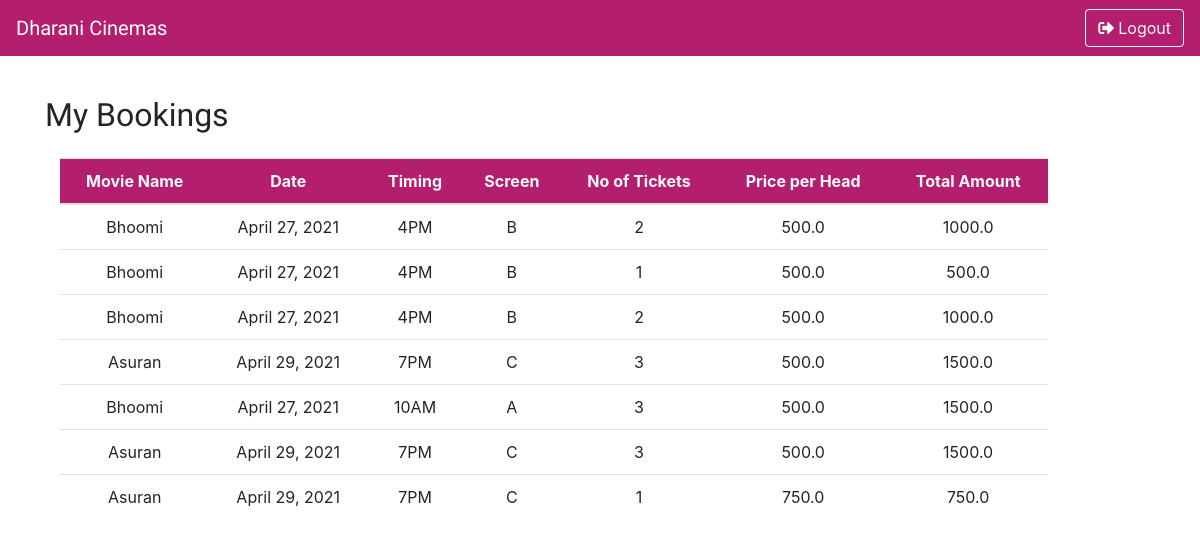
/mybooking/ (signed in), run on an earlier commit of the app's database.
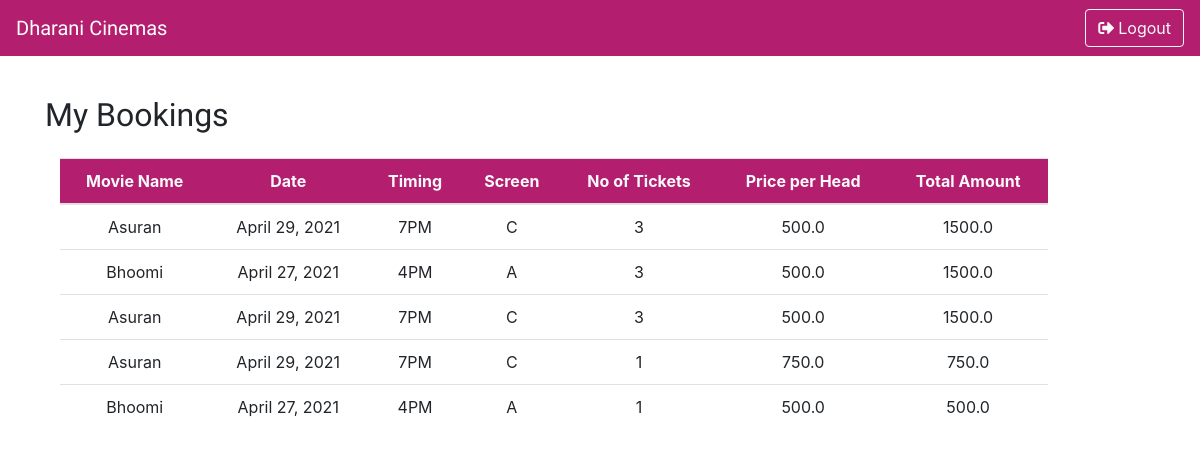
And on a later commit of the database.
### booking/models.py (models this page shows)
class Booking(models.Model):
    show = models.ForeignKey(Show,on_delete=models.CASCADE)
    noOfPerson = models.IntegerField()
    ticket_price = models.FloatField()
    user = models.CharField(max_length=500,default="")
    def __str__(self):
        return str(self.ticket_price)+" , "+str(self.noOfPerson)

### home/models.py (models this page shows, shortened)
class Movie(models.Model):
    movie_name = models.CharField(max_length=50)
    image = models.ImageField(blank= True,upload_to='./movie',default = 'default.jpg')
    ticket_price = models.FloatField()
    description = models.CharField(max_length=500,default="")

class Show(models.Model):
    SCREEN = (('A','A'),('B','B'),('C','C'),('D','D'))
    TIMING = (('10AM','10AM'),('1PM','1PM'),('4PM','4PM'),('7PM','7PM'))
    movie =  models.ForeignKey(Movie,on_delete=models.CASCADE)
    screen = models.CharField(max_length=5,choices=SCREEN)
    timing = models.CharField(max_length=5,choices=TIMING)
    date = models.DateField(auto_now=False, auto_now_add=False)
    class Meta:
        unique_together = ('screen', 'timing','date',)

### home/views.py (the view)
# urls.py: path('mybooking/',views.mybooking,name="bookingHistory"),
def mybooking(request):
    user = request.user
    bookingQuery = Booking.objects.filter(user = user.username)
    booking = []
    for book in bookingQuery:
        temp = {}
        temp['booking'] = book
        temp['movie'] = book.show.movie.movie_name
        temp['perHead'] = book.ticket_price/book.noOfPerson
        booking.append(temp)
    print(booking)
    context = {
        'bookings':booking
    }
    return render(request,'home/booking_history.html',context)

### templates/home/booking_history.html (shortened to what this page needs)
{% load static %}
<html lang="en">
<head>
    <link
      rel="stylesheet"
      id="theme"
      href="{% static '/css/bootstrap.css' %}"
    />
    <link
      rel="stylesheet"
      href="https://pro.fontawesome.com/releases/v5.10.0/css/all.css"
    />
</head>
<body>
    <nav
      id="userNavbar"
      class="navbar navbar-expand-lg fixed-top navbar-dark bg-primary"
    >
      <div class="collapse navbar-collapse" id="navbarTogglerDemo01">
        <a
          class="navbar-brand"
          href="../"
          style="font-family: 'Patua One', cursive"
          >Dharani Cinemas</a
        >
        <div class="form-inline my-2 my-lg-0">
          <button
            onclick="logout()"
            id="logoutButton"
            class="btn btn-outline-light my-2 my-sm-0"
          >
            <i class="fas fa-sign-out-alt pr-1"></i>Logout
          </button>
        </div>
      </div>
    </nav>
    <div class="container" id="medOrderBody">
        <h2 class="mt-5 pt-5"  style="font-family: 'Patua One', cursive;">My Bookings</h2>
        <div class="col-md-11 mt-4">
        <div class="table-responsive r-scroll">
        <table class="table">
          <thead>
            <tr class="my-head text-light" style="background-color:#b31e6f">
              <th style="text-align:center">Movie Name</th>
              <th style="text-align:center">Date</th>
              <th style="text-align:center">Timing</th>
              <th style="text-align:center">Screen</th>
              <th style="text-align:center">No of Tickets</th>
              <th style="text-align:center">Price per Head</th>
              <th style="text-align:center">Total Amount</th>
            </tr>
          </thead>
          <tbody class="text-center">
            {% for booking in bookings%}
            <tr class="my-row">
              <td style="text-align:center; align-items: center; vertical-align:middle;">{{booking.movie}}</td>
              <td style="text-align:center; align-items: center; vertical-align:middle;">{{booking.booking.show.date}}</td>
              <td style="text-align:center; align-items: center; vertical-align:middle;">{{booking.booking.show.timing}}</td>
              <td style="text-align:center; align-items: center; vertical-align:middle;">{{booking.booking.show.screen}}</td>
              <td style="text-align:center; align-items: center; vertical-align:middle;">{{booking.booking.noOfPerson}}</td>
              <td style="text-align:center; align-items: center; vertical-align:middle;">{{booking.perHead}}</td>
              <td style="text-align:center; align-items: center; vertical-align:middle;">{{booking.booking.ticket_price}}</td>
            </tr>
            {%endfor%}
          </tbody>
        </table>
        </div>
      </div>
      </div>
    <link rel="stylesheet" href="https://pro.fontawesome.com/releases/v5.10.0/css/all.css"
 />
</body>
</html>

What changed in the data, as far as the page shows it:
removed Booking: movie "Bhoomi", booking.show "April 27, 2021", booking.show.timing "4PM", booking.show.screen "B", booking.noOfPerson "2", perHead "500.0", booking.ticket_price "1000.0"
removed Booking: movie "Bhoomi", booking.show "April 27, 2021", booking.show.timing "4PM", booking.show.screen "B", booking.noOfPerson "1", perHead "500.0", booking.ticket_price "500.0"
removed Booking: movie "Bhoomi", booking.show "April 27, 2021", booking.show.timing "4PM", booking.show.screen "B", booking.noOfPerson "2", perHead "500.0", booking.ticket_price "1000.0"
changed through a linked row, Booking (number 2 of 5 on the later page): booking.show.timing "10AM" → "4PM"
added Booking: movie "Bhoomi", booking.show "April 27, 2021", booking.show.timing "4PM", booking.show.screen "A", booking.noOfPerson "1", perHead "500.0", booking.ticket_price "500.0"
